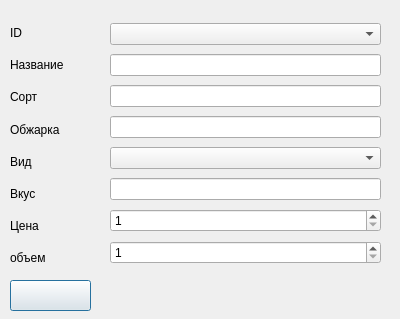
<?xml version="1.0" encoding="UTF-8"?>
<ui version="4.0">
 <class>Dialog</class>
 <widget class="QDialog" name="Dialog">
  <property name="geometry">
   <rect>
    <x>0</x>
    <y>0</y>
    <width>400</width>
    <height>319</height>
   </rect>
  </property>
  <property name="windowTitle">
   <string>Dialog</string>
  </property>
  <widget class="QWidget" name="verticalLayoutWidget">
   <property name="geometry">
    <rect>
     <x>10</x>
     <y>20</y>
     <width>71</width>
     <height>251</height>
    </rect>
   </property>
   <layout class="QVBoxLayout" name="verticalLayout">
    <item>
     <widget class="QLabel" name="label">
      <property name="text">
       <string>ID</string>
      </property>
     </widget>
    </item>
    <item>
     <widget class="QLabel" name="label_2">
      <property name="text">
       <string>Название</string>
      </property>
     </widget>
    </item>
    <item>
     <widget class="QLabel" name="label_3">
      <property name="text">
       <string>Сорт</string>
      </property>
     </widget>
    </item>
    <item>
     <widget class="QLabel" name="label_4">
      <property name="text">
       <string>Обжарка</string>
      </property>
     </widget>
    </item>
    <item>
     <widget class="QLabel" name="label_5">
      <property name="text">
       <string>Вид</string>
      </property>
     </widget>
    </item>
    <item>
     <widget class="QLabel" name="label_6">
      <property name="text">
       <string>Вкус</string>
      </property>
     </widget>
    </item>
    <item>
     <widget class="QLabel" name="label_7">
      <property name="text">
       <string>Цена</string>
      </property>
     </widget>
    </item>
    <item>
     <widget class="QLabel" name="label_8">
      <property name="text">
       <string>объем</string>
      </property>
     </widget>
    </item>
   </layout>
  </widget>
  <widget class="QWidget" name="verticalLayoutWidget_2">
   <property name="geometry">
    <rect>
     <x>110</x>
     <y>20</y>
     <width>271</width>
     <height>251</height>
    </rect>
   </property>
   <layout class="QVBoxLayout" name="verticalLayout_2">
    <property name="sizeConstraint">
     <enum>QLayout::SetDefaultConstraint</enum>
    </property>
    <item>
     <widget class="QComboBox" name="comboBox"/>
    </item>
    <item>
     <widget class="QLineEdit" name="lineEdit_2"/>
    </item>
    <item>
     <widget class="QLineEdit" name="lineEdit"/>
    </item>
    <item>
     <widget class="QLineEdit" name="lineEdit_3"/>
    </item>
    <item>
     <widget class="QComboBox" name="comboBox_2"/>
    </item>
    <item>
     <widget class="QLineEdit" name="lineEdit_4"/>
    </item>
    <item>
     <widget class="QSpinBox" name="spinBox">
      <property name="minimum">
       <number>1</number>
      </property>
      <property name="maximum">
       <number>900000000</number>
      </property>
     </widget>
    </item>
    <item>
     <widget class="QSpinBox" name="spinBox_2">
      <property name="minimum">
       <number>1</number>
      </property>
      <property name="maximum">
       <number>900000000</number>
      </property>
     </widget>
    </item>
   </layout>
  </widget>
  <widget class="QPushButton" name="pushButton">
   <property name="geometry">
    <rect>
     <x>10</x>
     <y>280</y>
     <width>81</width>
     <height>31</height>
    </rect>
   </property>
   <property name="text">
    <string/>
   </property>
  </widget>
  <widget class="QLabel" name="label_error">
   <property name="geometry">
    <rect>
     <x>120</x>
     <y>280</y>
     <width>261</width>
     <height>31</height>
    </rect>
   </property>
   <property name="text">
    <string/>
   </property>
  </widget>
 </widget>
 <resources/>
 <connections/>
</ui>
